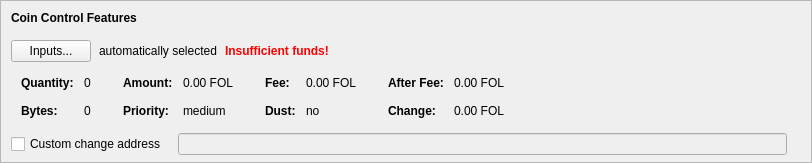
    <widget class="QFrame" name="frameCoinControl">
     <property name="sizePolicy">
      <sizepolicy hsizetype="Expanding" vsizetype="Expanding">
       <horstretch>0</horstretch>
       <verstretch>0</verstretch>
      </sizepolicy>
     </property>
     <property name="maximumSize">
      <size>
       <width>16777215</width>
       <height>16777215</height>
      </size>
     </property>
     <property name="frameShape">
      <enum>QFrame::StyledPanel</enum>
     </property>
     <property name="frameShadow">
      <enum>QFrame::Sunken</enum>
     </property>
     <layout class="QVBoxLayout" name="verticalLayoutCoinControl2">
      <property name="spacing">
       <number>0</number>
      </property>
      <property name="leftMargin">
       <number>0</number>
      </property>
      <property name="topMargin">
       <number>0</number>
      </property>
      <property name="rightMargin">
       <number>0</number>
      </property>
      <property name="bottomMargin">
       <number>6</number>
      </property>
      <item>
       <layout class="QVBoxLayout" name="verticalLayoutCoinControl" stretch="0,0,0,0,1">
        <property name="spacing">
         <number>0</number>
        </property>
        <property name="leftMargin">
         <number>10</number>
        </property>
        <property name="topMargin">
         <number>10</number>
        </property>
        <item>
         <layout class="QHBoxLayout" name="horizontalLayoutCoinControl1">
          <property name="bottomMargin">
           <number>15</number>
          </property>
          <item>
           <widget class="QLabel" name="labelCoinControlFeatures">
            <property name="sizePolicy">
             <sizepolicy hsizetype="Preferred" vsizetype="Maximum">
              <horstretch>0</horstretch>
              <verstretch>0</verstretch>
             </sizepolicy>
            </property>
            <property name="font">
             <font>
              <weight>75</weight>
              <bold>true</bold>
             </font>
            </property>
            <property name="styleSheet">
             <string notr="true">font-weight:bold;</string>
            </property>
            <property name="text">
             <string>Coin Control Features</string>
            </property>
           </widget>
          </item>
         </layout>
        </item>
        <item>
         <layout class="QHBoxLayout" name="horizontalLayoutCoinControl2" stretch="0,0,0,0">
          <property name="spacing">
           <number>8</number>
          </property>
          <property name="bottomMargin">
           <number>10</number>
          </property>
          <item>
           <widget class="QPushButton" name="pushButtonCoinControl">
            <property name="styleSheet">
             <string notr="true"/>
            </property>
            <property name="text">
             <string>Inputs...</string>
            </property>
            <property name="autoDefault">
             <bool>false</bool>
            </property>
           </widget>
          </item>
          <item>
           <widget class="QLabel" name="labelCoinControlAutomaticallySelected">
            <property name="text">
             <string>automatically selected</string>
            </property>
            <property name="margin">
             <number>5</number>
            </property>
           </widget>
          </item>
          <item>
           <widget class="QLabel" name="labelCoinControlInsuffFunds">
            <property name="font">
             <font>
              <weight>75</weight>
              <bold>true</bold>
             </font>
            </property>
            <property name="styleSheet">
             <string notr="true">color:red;font-weight:bold;</string>
            </property>
            <property name="text">
             <string>Insufficient funds!</string>
            </property>
            <property name="margin">
             <number>5</number>
            </property>
           </widget>
          </item>
          <item>
           <spacer name="horizontalSpacerCoinControl">
            <property name="orientation">
             <enum>Qt::Horizontal</enum>
            </property>
            <property name="sizeHint" stdset="0">
             <size>
              <width>40</width>
              <height>1</height>
             </size>
            </property>
           </spacer>
          </item>
         </layout>
        </item>
        <item>
         <widget class="QWidget" name="widgetCoinControl" native="true">
          <property name="sizePolicy">
           <sizepolicy hsizetype="Preferred" vsizetype="Preferred">
            <horstretch>0</horstretch>
            <verstretch>0</verstretch>
           </sizepolicy>
          </property>
          <property name="minimumSize">
           <size>
            <width>0</width>
            <height>0</height>
           </size>
          </property>
          <property name="styleSheet">
           <string notr="true"/>
          </property>
          <layout class="QHBoxLayout" name="horizontalLayoutCoinControl5">
           <property name="leftMargin">
            <number>0</number>
           </property>
           <property name="topMargin">
            <number>0</number>
           </property>
           <property name="rightMargin">
            <number>0</number>
           </property>
           <property name="bottomMargin">
            <number>0</number>
           </property>
           <item>
            <layout class="QHBoxLayout" name="horizontalLayoutCoinControl3" stretch="0,0,0,1">
             <property name="spacing">
              <number>20</number>
             </property>
             <property name="topMargin">
              <number>0</number>
             </property>
             <property name="bottomMargin">
              <number>10</number>
             </property>
             <item>
              <layout class="QFormLayout" name="formLayoutCoinControl1">
               <property name="horizontalSpacing">
                <number>10</number>
               </property>
               <property name="verticalSpacing">
                <number>14</number>
               </property>
               <property name="leftMargin">
                <number>10</number>
               </property>
               <property name="topMargin">
                <number>4</number>
               </property>
               <property name="rightMargin">
                <number>6</number>
               </property>
               <item row="0" column="0">
                <widget class="QLabel" name="labelCoinControlQuantityText">
                 <property name="font">
                  <font>
                   <weight>75</weight>
                   <bold>true</bold>
                  </font>
                 </property>
                 <property name="text">
                  <string>Quantity:</string>
                 </property>
                 <property name="margin">
                  <number>0</number>
                 </property>
                </widget>
               </item>
               <item row="0" column="1">
                <widget class="QLabel" name="labelCoinControlQuantity">
                 <property name="cursor">
                  <cursorShape>IBeamCursor</cursorShape>
                 </property>
                 <property name="contextMenuPolicy">
                  <enum>Qt::ActionsContextMenu</enum>
                 </property>
                 <property name="text">
                  <string notr="true">0</string>
                 </property>
                 <property name="margin">
                  <number>0</number>
                 </property>
                 <property name="textInteractionFlags">
                  <set>Qt::LinksAccessibleByMouse|Qt::TextSelectableByKeyboard|Qt::TextSelectableByMouse</set>
                 </property>
                </widget>
               </item>
               <item row="1" column="0">
                <widget class="QLabel" name="labelCoinControlBytesText">
                 <property name="font">
                  <font>
                   <weight>75</weight>
                   <bold>true</bold>
                  </font>
                 </property>
                 <property name="text">
                  <string>Bytes:</string>
                 </property>
                </widget>
               </item>
               <item row="1" column="1">
                <widget class="QLabel" name="labelCoinControlBytes">
                 <property name="cursor">
                  <cursorShape>IBeamCursor</cursorShape>
                 </property>
                 <property name="contextMenuPolicy">
                  <enum>Qt::ActionsContextMenu</enum>
                 </property>
                 <property name="text">
                  <string notr="true">0</string>
                 </property>
                 <property name="textInteractionFlags">
                  <set>Qt::LinksAccessibleByMouse|Qt::TextSelectableByKeyboard|Qt::TextSelectableByMouse</set>
                 </property>
                </widget>
               </item>
              </layout>
             </item>
             <item>
              <layout class="QFormLayout" name="formLayoutCoinControl2">
               <property name="horizontalSpacing">
                <number>10</number>
               </property>
               <property name="verticalSpacing">
                <number>14</number>
               </property>
               <property name="leftMargin">
                <number>6</number>
               </property>
               <property name="topMargin">
                <number>4</number>
               </property>
               <property name="rightMargin">
                <number>6</number>
               </property>
               <item row="0" column="0">
                <widget class="QLabel" name="labelCoinControlAmountText">
                 <property name="font">
                  <font>
                   <weight>75</weight>
                   <bold>true</bold>
                  </font>
                 </property>
                 <property name="text">
                  <string>Amount:</string>
                 </property>
                 <property name="margin">
                  <number>0</number>
                 </property>
                </widget>
               </item>
               <item row="0" column="1">
                <widget class="QLabel" name="labelCoinControlAmount">
                 <property name="cursor">
                  <cursorShape>IBeamCursor</cursorShape>
                 </property>
                 <property name="contextMenuPolicy">
                  <enum>Qt::ActionsContextMenu</enum>
                 </property>
                 <property name="text">
                  <string notr="true">0.00 FOL</string>
                 </property>
                 <property name="textInteractionFlags">
                  <set>Qt::LinksAccessibleByMouse|Qt::TextSelectableByKeyboard|Qt::TextSelectableByMouse</set>
                 </property>
                </widget>
               </item>
               <item row="1" column="0">
                <widget class="QLabel" name="labelCoinControlPriorityText">
                 <property name="font">
                  <font>
                   <weight>75</weight>
                   <bold>true</bold>
                  </font>
                 </property>
                 <property name="text">
                  <string>Priority:</string>
                 </property>
                </widget>
               </item>
               <item row="1" column="1">
                <widget class="QLabel" name="labelCoinControlPriority">
                 <property name="cursor">
                  <cursorShape>IBeamCursor</cursorShape>
                 </property>
                 <property name="contextMenuPolicy">
                  <enum>Qt::ActionsContextMenu</enum>
                 </property>
                 <property name="text">
                  <string>medium</string>
                 </property>
                 <property name="textInteractionFlags">
                  <set>Qt::LinksAccessibleByMouse|Qt::TextSelectableByKeyboard|Qt::TextSelectableByMouse</set>
                 </property>
                </widget>
               </item>
              </layout>
             </item>
             <item>
              <layout class="QFormLayout" name="formLayoutCoinControl3">
               <property name="horizontalSpacing">
                <number>10</number>
               </property>
               <property name="verticalSpacing">
                <number>14</number>
               </property>
               <property name="leftMargin">
                <number>6</number>
               </property>
               <property name="topMargin">
                <number>4</number>
               </property>
               <property name="rightMargin">
                <number>6</number>
               </property>
               <item row="0" column="0">
                <widget class="QLabel" name="labelCoinControlFeeText">
                 <property name="font">
                  <font>
                   <weight>75</weight>
                   <bold>true</bold>
                  </font>
                 </property>
                 <property name="text">
                  <string>Fee:</string>
                 </property>
                 <property name="margin">
                  <number>0</number>
                 </property>
                </widget>
               </item>
               <item row="0" column="1">
                <widget class="QLabel" name="labelCoinControlFee">
                 <property name="cursor">
                  <cursorShape>IBeamCursor</cursorShape>
                 </property>
                 <property name="contextMenuPolicy">
                  <enum>Qt::ActionsContextMenu</enum>
                 </property>
                 <property name="text">
                  <string notr="true">0.00 FOL</string>
                 </property>
                 <property name="textInteractionFlags">
                  <set>Qt::LinksAccessibleByMouse|Qt::TextSelectableByKeyboard|Qt::TextSelectableByMouse</set>
                 </property>
                </widget>
               </item>
               <item row="1" column="0">
                <widget class="QLabel" name="labelCoinControlLowOutputText">
                 <property name="font">
                  <font>
                   <weight>75</weight>
                   <bold>true</bold>
                  </font>
                 </property>
                 <property name="text">
                  <string>Dust:</string>
                 </property>
                </widget>
               </item>
               <item row="1" column="1">
                <widget class="QLabel" name="labelCoinControlLowOutput">
                 <property name="cursor">
                  <cursorShape>IBeamCursor</cursorShape>
                 </property>
                 <property name="contextMenuPolicy">
                  <enum>Qt::ActionsContextMenu</enum>
                 </property>
                 <property name="text">
                  <string>no</string>
                 </property>
                 <property name="textInteractionFlags">
                  <set>Qt::LinksAccessibleByMouse|Qt::TextSelectableByKeyboard|Qt::TextSelectableByMouse</set>
                 </property>
                </widget>
               </item>
              </layout>
             </item>
             <item>
              <layout class="QFormLayout" name="formLayoutCoinControl4">
               <property name="horizontalSpacing">
                <number>10</number>
               </property>
               <property name="verticalSpacing">
                <number>14</number>
               </property>
               <property name="leftMargin">
                <number>6</number>
               </property>
               <property name="topMargin">
                <number>4</number>
               </property>
               <property name="rightMargin">
                <number>6</number>
               </property>
               <item row="0" column="0">
                <widget class="QLabel" name="labelCoinControlAfterFeeText">
                 <property name="font">
                  <font>
                   <weight>75</weight>
                   <bold>true</bold>
                  </font>
                 </property>
                 <property name="text">
                  <string>After Fee:</string>
                 </property>
                 <property name="margin">
                  <number>0</number>
                 </property>
                </widget>
               </item>
               <item row="0" column="1">
                <widget class="QLabel" name="labelCoinControlAfterFee">
                 <property name="cursor">
                  <cursorShape>IBeamCursor</cursorShape>
                 </property>
                 <property name="contextMenuPolicy">
                  <enum>Qt::ActionsContextMenu</enum>
                 </property>
                 <property name="text">
                  <string notr="true">0.00 FOL</string>
                 </property>
                 <property name="textInteractionFlags">
                  <set>Qt::LinksAccessibleByMouse|Qt::TextSelectableByKeyboard|Qt::TextSelectableByMouse</set>
                 </property>
                </widget>
               </item>
               <item row="1" column="0">
                <widget class="QLabel" name="labelCoinControlChangeText">
                 <property name="font">
                  <font>
                   <weight>75</weight>
                   <bold>true</bold>
                  </font>
                 </property>
                 <property name="text">
                  <string>Change:</string>
                 </property>
                </widget>
               </item>
               <item row="1" column="1">
                <widget class="QLabel" name="labelCoinControlChange">
                 <property name="cursor">
                  <cursorShape>IBeamCursor</cursorShape>
                 </property>
                 <property name="contextMenuPolicy">
                  <enum>Qt::ActionsContextMenu</enum>
                 </property>
                 <property name="text">
                  <string notr="true">0.00 FOL</string>
                 </property>
                 <property name="textInteractionFlags">
                  <set>Qt::LinksAccessibleByMouse|Qt::TextSelectableByKeyboard|Qt::TextSelectableByMouse</set>
                 </property>
                </widget>
               </item>
              </layout>
             </item>
            </layout>
           </item>
          </layout>
         </widget>
        </item>
        <item>
         <layout class="QHBoxLayout" name="horizontalLayoutCoinControl4" stretch="0,0,0">
          <property name="spacing">
           <number>12</number>
          </property>
          <property name="sizeConstraint">
           <enum>QLayout::SetDefaultConstraint</enum>
          </property>
          <property name="topMargin">
           <number>5</number>
          </property>
          <property name="rightMargin">
           <number>5</number>
          </property>
          <item>
           <widget class="QCheckBox" name="checkBoxCoinControlChange">
            <property name="toolTip">
             <string>If this is activated, but the change address is empty or invalid, change will be sent to a newly generated address.</string>
            </property>
            <property name="text">
             <string>Custom change address</string>
            </property>
           </widget>
          </item>
          <item>
           <widget class="QValidatedLineEdit" name="lineEditCoinControlChange">
            <property name="enabled">
             <bool>false</bool>
            </property>
            <property name="sizePolicy">
             <sizepolicy hsizetype="Expanding" vsizetype="Fixed">
              <horstretch>0</horstretch>
              <verstretch>0</verstretch>
             </sizepolicy>
            </property>
           </widget>
          </item>
          <item>
           <widget class="QLabel" name="labelCoinControlChangeLabel">
            <property name="sizePolicy">
             <sizepolicy hsizetype="Preferred" vsizetype="Expanding">
              <horstretch>0</horstretch>
              <verstretch>0</verstretch>
             </sizepolicy>
            </property>
            <property name="minimumSize">
             <size>
              <width>0</width>
              <height>0</height>
             </size>
            </property>
            <property name="text">
             <string/>
            </property>
            <property name="margin">
             <number>3</number>
            </property>
           </widget>
          </item>
         </layout>
        </item>
        <item>
         <spacer name="verticalSpacerCoinControl">
          <property name="orientation">
           <enum>Qt::Vertical</enum>
          </property>
          <property name="sizeHint" stdset="0">
           <size>
            <width>800</width>
            <height>1</height>
           </size>
          </property>
         </spacer>
        </item>
       </layout>
      </item>
     </layout>
    </widget>
